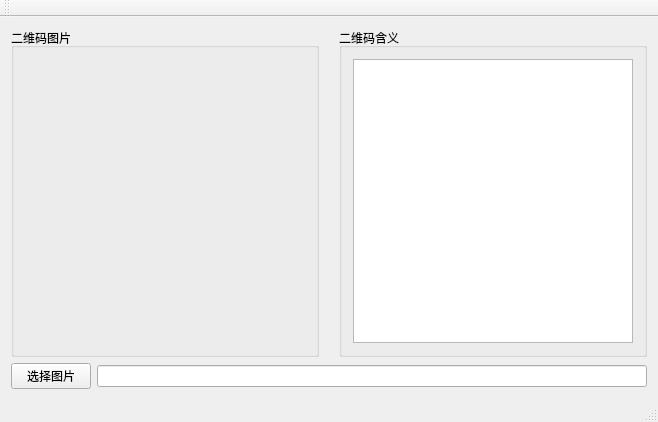
<?xml version="1.0" encoding="UTF-8"?>
<ui version="4.0">
 <class>CMainWindow</class>
 <widget class="QMainWindow" name="CMainWindow">
  <property name="geometry">
   <rect>
    <x>0</x>
    <y>0</y>
    <width>658</width>
    <height>422</height>
   </rect>
  </property>
  <property name="windowTitle">
   <string>CMainWindow</string>
  </property>
  <widget class="QWidget" name="centralWidget">
   <layout class="QGridLayout" name="gridLayout_3">
    <item row="0" column="0">
     <layout class="QVBoxLayout" name="verticalLayout">
      <item>
       <layout class="QHBoxLayout" name="horizontalLayout_2" stretch="1,1">
        <property name="spacing">
         <number>20</number>
        </property>
        <item>
         <widget class="QGroupBox" name="groupBox">
          <property name="title">
           <string>二维码图片</string>
          </property>
          <layout class="QGridLayout" name="gridLayout">
           <item row="0" column="0">
            <widget class="QLabel" name="label">
             <property name="text">
              <string/>
             </property>
            </widget>
           </item>
          </layout>
         </widget>
        </item>
        <item>
         <widget class="QGroupBox" name="groupBox_2">
          <property name="title">
           <string>二维码含义</string>
          </property>
          <layout class="QGridLayout" name="gridLayout_2">
           <item row="0" column="0">
            <widget class="QTextEdit" name="textEdit"/>
           </item>
          </layout>
         </widget>
        </item>
       </layout>
      </item>
      <item>
       <layout class="QHBoxLayout" name="horizontalLayout">
        <item>
         <widget class="QPushButton" name="pushButton">
          <property name="text">
           <string>选择图片</string>
          </property>
         </widget>
        </item>
        <item>
         <widget class="QLineEdit" name="lineEdit"/>
        </item>
       </layout>
      </item>
     </layout>
    </item>
   </layout>
  </widget>
  <widget class="QMenuBar" name="menuBar">
   <property name="geometry">
    <rect>
     <x>0</x>
     <y>0</y>
     <width>658</width>
     <height>19</height>
    </rect>
   </property>
  </widget>
  <widget class="QToolBar" name="mainToolBar">
   <attribute name="toolBarArea">
    <enum>TopToolBarArea</enum>
   </attribute>
   <attribute name="toolBarBreak">
    <bool>false</bool>
   </attribute>
  </widget>
  <widget class="QStatusBar" name="statusBar"/>
 </widget>
 <layoutdefault spacing="6" margin="11"/>
 <resources/>
 <connections/>
</ui>
